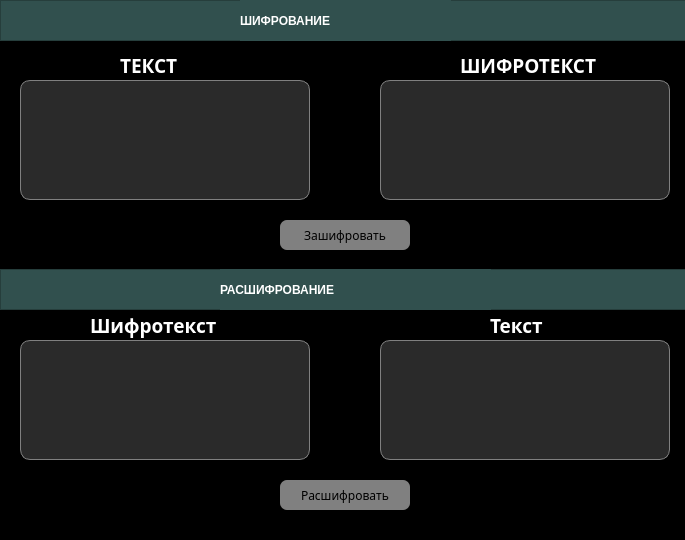
<?xml version="1.0" encoding="UTF-8"?>
<ui version="4.0">
 <class>MainWindow</class>
 <widget class="QMainWindow" name="MainWindow">
  <property name="geometry">
   <rect>
    <x>0</x>
    <y>0</y>
    <width>685</width>
    <height>540</height>
   </rect>
  </property>
  <property name="sizePolicy">
   <sizepolicy hsizetype="Fixed" vsizetype="Fixed">
    <horstretch>0</horstretch>
    <verstretch>0</verstretch>
   </sizepolicy>
  </property>
  <property name="minimumSize">
   <size>
    <width>685</width>
    <height>540</height>
   </size>
  </property>
  <property name="maximumSize">
   <size>
    <width>685</width>
    <height>540</height>
   </size>
  </property>
  <property name="windowTitle">
   <string>MainWindow</string>
  </property>
  <property name="styleSheet">
   <string notr="true">background-color: rgb(0, 0, 0);</string>
  </property>
  <widget class="QWidget" name="centralwidget">
   <property name="styleSheet">
    <string notr="true">background-color: rgb(0, 0,0);</string>
   </property>
   <widget class="QLabel" name="label_10">
    <property name="geometry">
     <rect>
      <x>490</x>
      <y>310</y>
      <width>61</width>
      <height>30</height>
     </rect>
    </property>
    <property name="font">
     <font>
      <family>Century Gothic</family>
      <pointsize>14</pointsize>
      <weight>87</weight>
      <italic>false</italic>
      <bold>true</bold>
     </font>
    </property>
    <property name="styleSheet">
     <string notr="true">color: white;
font: 14pt &quot;Century Gothic&quot;;
font-weight: 700;
text-transform: uppercase;
</string>
    </property>
    <property name="text">
     <string>Текст</string>
    </property>
   </widget>
   <widget class="QPushButton" name="decrypt_btn">
    <property name="geometry">
     <rect>
      <x>280</x>
      <y>480</y>
      <width>130</width>
      <height>30</height>
     </rect>
    </property>
    <property name="font">
     <font>
      <family>Century Gothic</family>
     </font>
    </property>
    <property name="styleSheet">
     <string notr="true">QPushButton {
	color: black;
	background-color: grey;
	border-radius: 7px;
}

QPushButton:pressed {
	background-color: rgb(102, 102, 102);
}</string>
    </property>
    <property name="text">
     <string>Расшифровать</string>
    </property>
   </widget>
   <widget class="QLabel" name="label_9">
    <property name="geometry">
     <rect>
      <x>460</x>
      <y>50</y>
      <width>151</width>
      <height>30</height>
     </rect>
    </property>
    <property name="font">
     <font>
      <family>Century Gothic</family>
      <pointsize>14</pointsize>
      <weight>87</weight>
      <italic>false</italic>
      <bold>true</bold>
     </font>
    </property>
    <property name="styleSheet">
     <string notr="true">color: white;
font: 14pt &quot;Century Gothic&quot;;
font-weight: 700;</string>
    </property>
    <property name="text">
     <string>ШИФРОТЕКСТ</string>
    </property>
   </widget>
   <widget class="QFrame" name="frame_2">
    <property name="geometry">
     <rect>
      <x>0</x>
      <y>269</y>
      <width>701</width>
      <height>41</height>
     </rect>
    </property>
    <property name="autoFillBackground">
     <bool>false</bool>
    </property>
    <property name="styleSheet">
     <string notr="true">background-color: rgb(49, 80, 78)</string>
    </property>
    <property name="frameShape">
     <enum>QFrame::StyledPanel</enum>
    </property>
    <property name="frameShadow">
     <enum>QFrame::Raised</enum>
    </property>
    <widget class="QLabel" name="label_7">
     <property name="geometry">
      <rect>
       <x>220</x>
       <y>0</y>
       <width>271</width>
       <height>41</height>
      </rect>
     </property>
     <property name="styleSheet">
      <string notr="true">color: white;
font: 18pt &quot;Century Gothic&quot;;
font-weight: 700;</string>
     </property>
     <property name="text">
      <string>РАСШИФРОВАНИЕ</string>
     </property>
    </widget>
   </widget>
   <widget class="QFrame" name="frame">
    <property name="geometry">
     <rect>
      <x>0</x>
      <y>0</y>
      <width>701</width>
      <height>41</height>
     </rect>
    </property>
    <property name="styleSheet">
     <string notr="true">background-color: rgb(49, 80, 78)</string>
    </property>
    <property name="frameShape">
     <enum>QFrame::StyledPanel</enum>
    </property>
    <property name="frameShadow">
     <enum>QFrame::Raised</enum>
    </property>
    <widget class="QLabel" name="label_4">
     <property name="geometry">
      <rect>
       <x>240</x>
       <y>0</y>
       <width>211</width>
       <height>41</height>
      </rect>
     </property>
     <property name="styleSheet">
      <string notr="true">color: white;
font: 18pt &quot;Century Gothic&quot;;
font-weight: 700;</string>
     </property>
     <property name="text">
      <string>ШИФРОВАНИЕ</string>
     </property>
    </widget>
   </widget>
   <widget class="QPushButton" name="encrypt_btn">
    <property name="geometry">
     <rect>
      <x>280</x>
      <y>220</y>
      <width>130</width>
      <height>30</height>
     </rect>
    </property>
    <property name="font">
     <font>
      <family>Century Gothic</family>
     </font>
    </property>
    <property name="styleSheet">
     <string notr="true">QPushButton {
	color: black;
	background-color: grey;
	border-radius: 7px;
}

QPushButton:pressed {
	background-color: rgb(102, 102, 102);
}</string>
    </property>
    <property name="text">
     <string>Зашифровать</string>
    </property>
   </widget>
   <widget class="QLabel" name="label_8">
    <property name="geometry">
     <rect>
      <x>120</x>
      <y>50</y>
      <width>61</width>
      <height>30</height>
     </rect>
    </property>
    <property name="font">
     <font>
      <family>Century Gothic</family>
      <pointsize>14</pointsize>
      <weight>75</weight>
      <italic>false</italic>
      <bold>true</bold>
      <strikeout>false</strikeout>
      <stylestrategy>PreferAntialias</stylestrategy>
     </font>
    </property>
    <property name="styleSheet">
     <string notr="true">color: white;
</string>
    </property>
    <property name="text">
     <string>ТЕКСТ</string>
    </property>
   </widget>
   <widget class="QLabel" name="label_11">
    <property name="geometry">
     <rect>
      <x>90</x>
      <y>310</y>
      <width>151</width>
      <height>30</height>
     </rect>
    </property>
    <property name="font">
     <font>
      <family>Century Gothic</family>
      <pointsize>14</pointsize>
      <weight>87</weight>
      <italic>false</italic>
      <bold>true</bold>
     </font>
    </property>
    <property name="styleSheet">
     <string notr="true">color: white;
font: 14pt &quot;Century Gothic&quot;;
font-weight: 700;
text-transform: uppercase;
</string>
    </property>
    <property name="text">
     <string>Шифротекст</string>
    </property>
   </widget>
   <widget class="QPlainTextEdit" name="text_edit_encrypted">
    <property name="geometry">
     <rect>
      <x>20</x>
      <y>340</y>
      <width>290</width>
      <height>120</height>
     </rect>
    </property>
    <property name="styleSheet">
     <string notr="true">background-color: rgb(42, 42, 42);
border: 1px solid gray;
border-radius: 10px;
color: white;
</string>
    </property>
   </widget>
   <widget class="QTextBrowser" name="textBrowser_encrypted">
    <property name="geometry">
     <rect>
      <x>380</x>
      <y>80</y>
      <width>290</width>
      <height>120</height>
     </rect>
    </property>
    <property name="styleSheet">
     <string notr="true">background-color: rgb(42, 42, 42);
border: 1px solid gray;
border-radius: 10px;
color: white;
</string>
    </property>
   </widget>
   <widget class="QTextBrowser" name="textBrowser_decrypted">
    <property name="geometry">
     <rect>
      <x>380</x>
      <y>340</y>
      <width>290</width>
      <height>120</height>
     </rect>
    </property>
    <property name="styleSheet">
     <string notr="true">background-color: rgb(42, 42, 42);
border: 1px solid gray;
border-radius: 10px;
color: white;
</string>
    </property>
   </widget>
   <widget class="QPlainTextEdit" name="text_edit">
    <property name="geometry">
     <rect>
      <x>20</x>
      <y>80</y>
      <width>290</width>
      <height>120</height>
     </rect>
    </property>
    <property name="styleSheet">
     <string notr="true">background-color: rgb(42, 42, 42);
border: 1px solid gray;
border-radius: 10px;
color: white;
</string>
    </property>
   </widget>
  </widget>
 </widget>
 <resources/>
 <connections/>
</ui>
